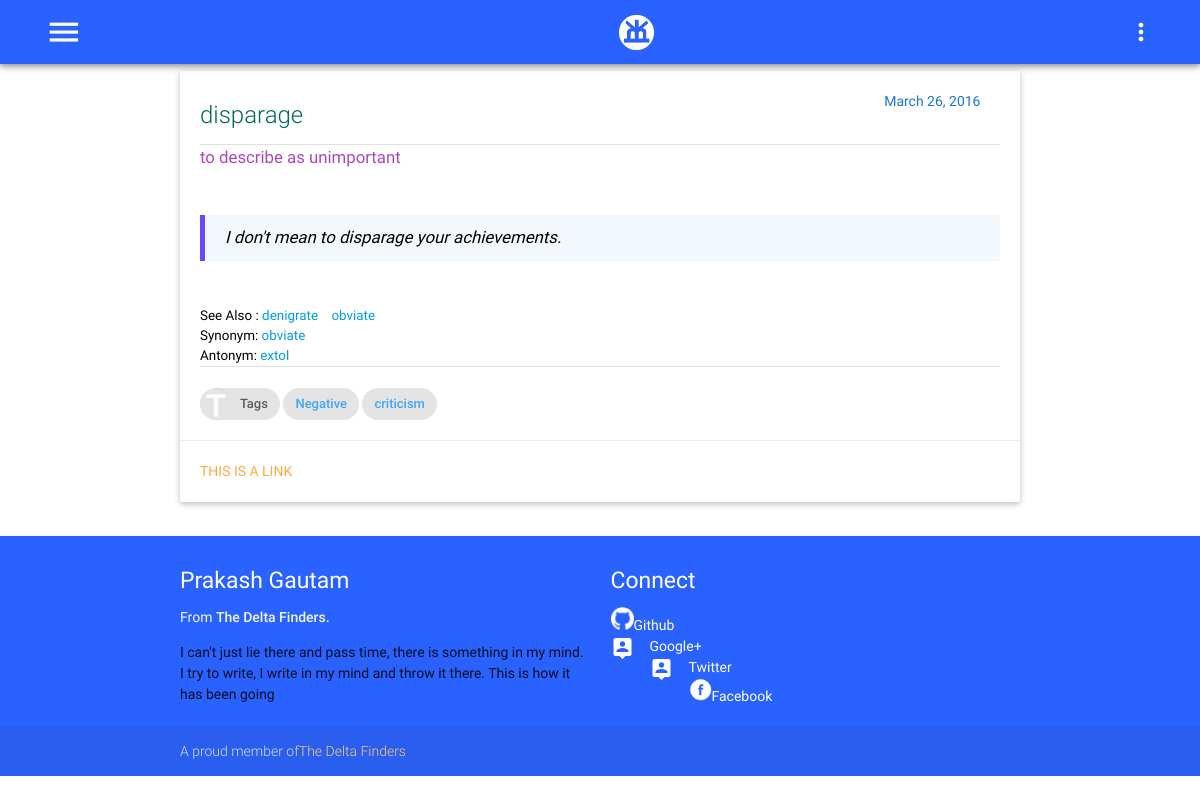
The app's page /gre/meaning/disparage, older data.
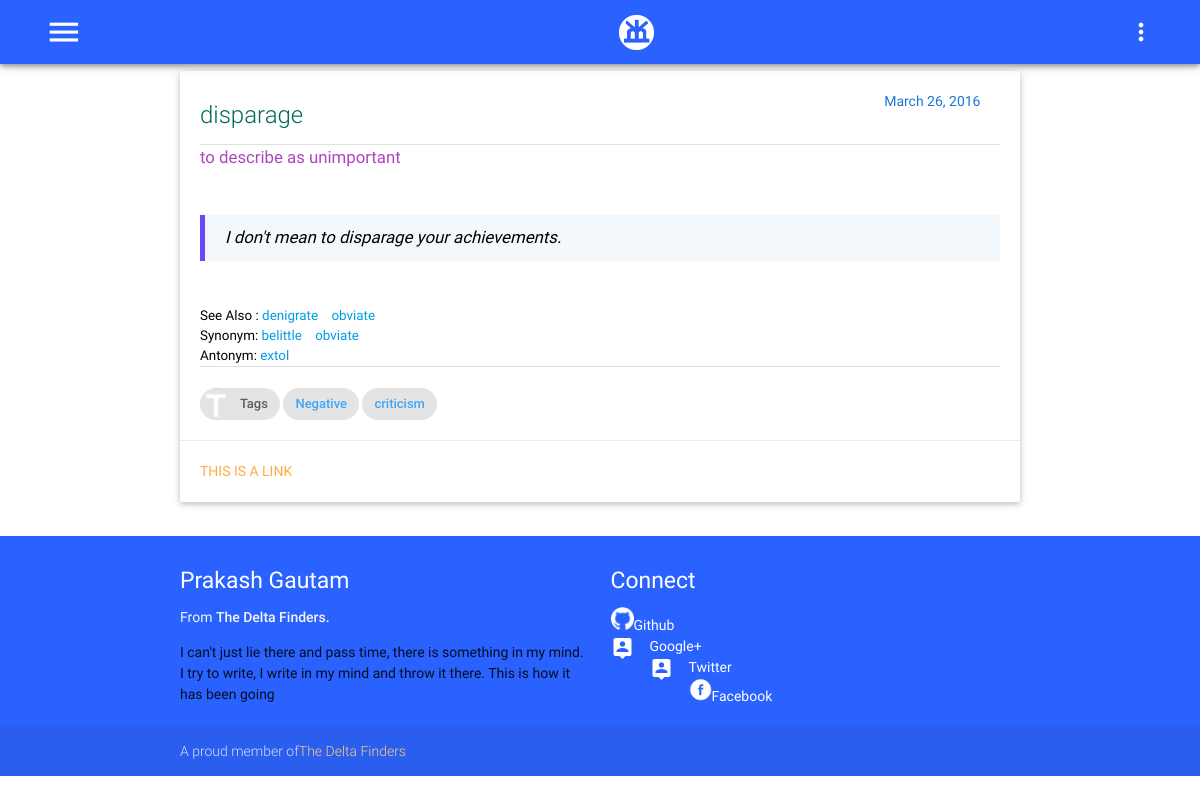
The same page, newer data.
### gre/models.py (models this page shows)
class Vocab(models.Model):
    word = models.CharField(max_length=25,unique=True)
    meaning = models.CharField(max_length=250)
    sentences = models.TextField();
    createdate = models.DateTimeField(auto_now_add=True)
    updatedate = models.DateTimeField(auto_now=True)
    category = models.ManyToManyField('Tag',blank=False)
    source = models.ManyToManyField('Source',blank=False)
    synonym = models.ManyToManyField('Vocab',  blank=True, related_name="%(app_label)s_%(class)s_related_synonym")
    antonym = models.ManyToManyField('Vocab',  blank=True, related_name="%(app_label)s_%(class)s_related_antonym")
    seealso = models.ManyToManyField('Vocab',  blank=True, related_name="%(app_label)s_%(class)s_related_see_also" )
    def __str__(self):
        return self.word

class Tag(models.Model):
    tagname = models.CharField(max_length=200,unique=True)
    def __str__(self):
        return self.tagname

### gre/views.py (the view)
# urls.py: url(r'^meaning/(?P<pword>[a-z]+)$', views.GreMeaning.as_view(), name='meaning'),
class GreMeaning(View):
    def get(self,request,pword):
        currentword = get_object_or_404(Vocab,word = pword)
        template = loader.get_template('gre/meaning.html')
        context = {
            'pword':pword,
            'currentword': currentword
        }
        return HttpResponse(template.render(context,request))

### gre/templates/gre/meaning.html
{%extends "base.html" %}
{%load staticfiles %}
{%block bodycontent %}
<div class="container">
<div class="row">
    <div class="col l12 s12 m12">
      <div class="card">
        <div class="card-content black-text">
          <div class="row">
              <div class="col s12 m8 l10">
                  <span class="card-title teal-text text-darken-3" style="font-size: 2em:text-align:center;">
                      {{currentword.word}}
                  </span>
              </div>
              <div class="col s12 m4  l2">
                  <span class="blue-text text-darken-2" style="text-align: right;">{{currentword.createdate|date:"F j, Y"}}</span>
              </div>
            </div>
            <div class="divider"></div>
            <div class="content" style="text-align: justify; font-size: 1.2em">
            <p>
            <div class="purple-text text-lighten-1">{{currentword.meaning}}</div>  <br/>
            <div class="black-text text-lighten-3"><i><blockquote>{{currentword.sentences|linebreaksbr}}</blockquote></i></div>  <br/>
            <div style="font-size:0.8em">
                {% if currentword.seealso %}
                    See Also :
                    {% for see in currentword.seealso.all %}
                    <a href="{% url 'gre:meaning' see %}">{{see}}</a>&nbsp;&nbsp;&nbsp;
                    {% endfor %}
                    <br/>
                {% endif %}
                {% if currentword.synonym %}
                    Synonym:
                    {% for see in currentword.synonym.all%}
                    <a href="{% url 'gre:meaning' see %}">{{see}}</a>&nbsp;&nbsp;&nbsp;
                    {% endfor %}
                    <br/>
                {% endif %}
                {% if currentword.antonym %}
                    Antonym:
                    {% for see in currentword.antonym.all%}
                    <a href="{% url 'gre:meaning' see %}">{{see}}</a>&nbsp;&nbsp;&nbsp;
                    {% endfor %}
                {% endif %}
            </div>
            </p>
          </div>
          <div class="divider"></div>
          <br/>
          <a href="{% url 'gre:alltag' %}">
          <div class="chip">
                <img src="{%static 'images/capital-t.png'%}" alt="Tags">
                Tags
          </div>
          </a>
          {%for tag in currentword.category.all %}
          <a href="{% url 'gre:tag' tag %}"><div class="chip blue-text text-lighten-1">{{tag}}</div></a>
          {%endfor %}
        </div>
        <div class="card-action">
          <a href="#">This is a link</a>
        </div>
      </div>
    </div>
</div>
</div>
{%endblock bodycontent %}

Row changes from the older to the newer data that the page shows:
now on this page (row edited): Vocab: word "belittle"
